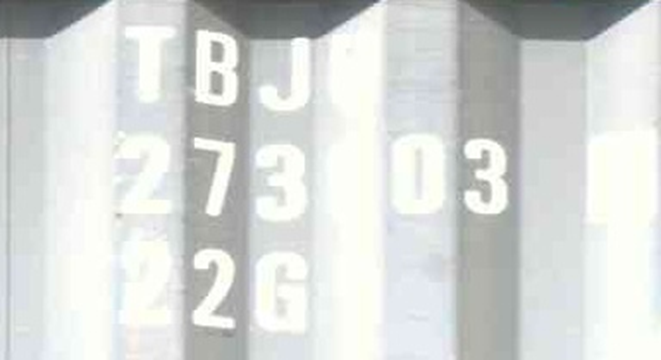
#> input picture Retinex/data/img.png, 661 x 360 px
$ python 1.ssr.py
#> lines starting #> are read from the running program, lines starting #| are printed output that depends on the picture
"""
@Name: 1.ssr_gamma.py
@Auth: Huohuo
@Date: 2023/3/11-13:03
@Desc:
@Ver :
code_idea
算法流程：
高斯滤波、对数、反对数Map、图像拉伸


"""
import cv2
import numpy as np

# function : i(x, y) = L(x, y) *R(x, y)
# 输入：src、滤波半径sigma
def SSR(src, ker_size=3, sigma=1.3):
    # calculate the gaussian filter result : L(x,y)
    img_L = cv2.GaussianBlur(src, (ker_size, ker_size), sigma)
    img_L = np.where(img_L == 0, 0.01, img_L)
    # --------Log[R(x,y)] = Log[I(x,y)]-Log[L(x,y)]----------
    # log_img_I = np.log10(src.copy().astype(np.float32))
    log_img_I = np.log10(src.copy())
    # log_img_L = np.log10(img_L.copy().astype(np.float32))
    log_img_L = np.log10(img_L.copy() + 0.01)
    log_img_R = log_img_I - log_img_L
    img_R = np.power(10, log_img_R)
    return img_R

def gray_stretch(img_gray_stretch):
    for i in range(img_gray_stretch.shape[2]):
        img_gray_stretch[:, :, i] = (img_gray_stretch[:, :, i] - np.min(img_gray_stretch[:, :, i])) / (np.max(img_gray_stretch[:, :, i]) - np.min(img_gray_stretch[:, :, i])) * 255
    # 通过线性变换将数据转换成8位[uint8]
    log_uint8 = cv2.convertScaleAbs(img_gray_stretch)
    return log_uint8

def adjust_gamma(new_imgs, gamma=10):
    board = np.zeros(new_imgs.shape)
    for i in range(new_imgs.shape[2]):
        board[:, :, i] = (new_imgs[:, :, i] - np.min(new_imgs[:, :, i])) / (np.max(new_imgs[:, :, i]) - np.min(new_imgs[:, :, i])) * 255
        board[:, :, i] = np.power(new_imgs[:, :, i], gamma)
    result = np.clip(board, 0, 255)
    return result


img = cv2.imread("data/img.png")
#> img is the input picture: shape (360, 661, 3); mean B, G, R 215.3, 217.6, 214.6
img_R = SSR(img, ker_size=0, sigma=15)      # [15, 80, 250]
#> in SSR, `img_L = cv2.GaussianBlur(src, (ker_size, ker_size), sigma)`:
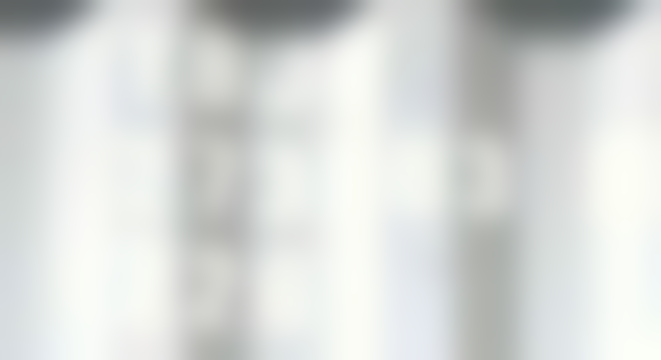
#> img_L: shape (360, 661, 3); mean B, G, R 215.3, 217.6, 214.7
#> in SSR, `log_img_I = np.log10(src.copy())`:
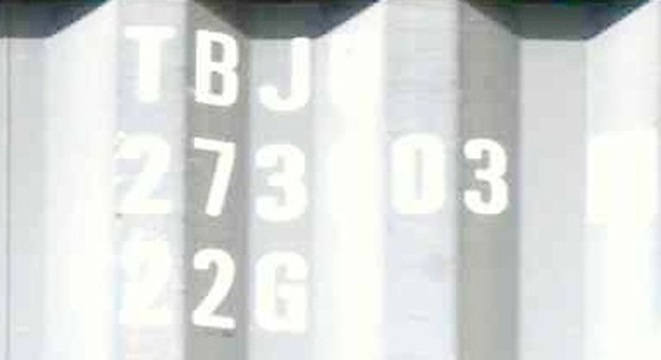
#> log_img_I: shape (360, 661, 3) float16; mean B, G, R 2.32, 2.33, 2.32; drawn with min black and max white
#> in SSR, `log_img_L = np.log10(img_L.copy() + 0.01)`:
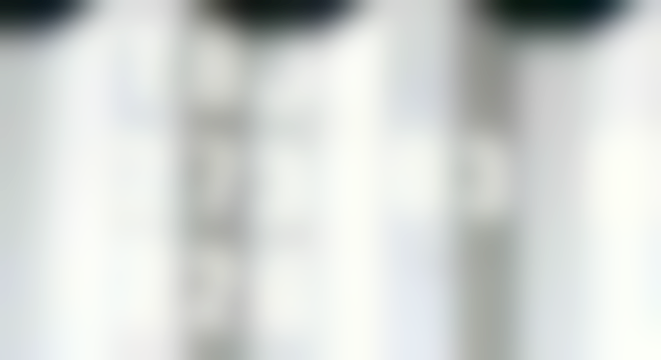
#> log_img_L: shape (360, 661, 3) float64; mean B, G, R 2.33, 2.33, 2.33; drawn with min black and max white
#> in SSR, `log_img_R = log_img_I - log_img_L`:
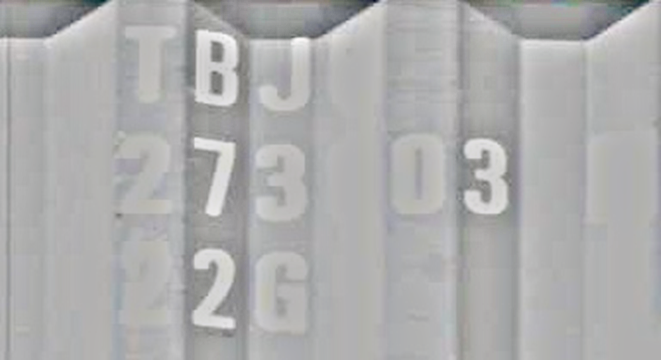
#> log_img_R: shape (360, 661, 3) float64; mean B, G, R -0.00335, -0.00353, -0.00378; drawn with min black and max white
#> in SSR, `img_R = np.power(10, log_img_R)`:
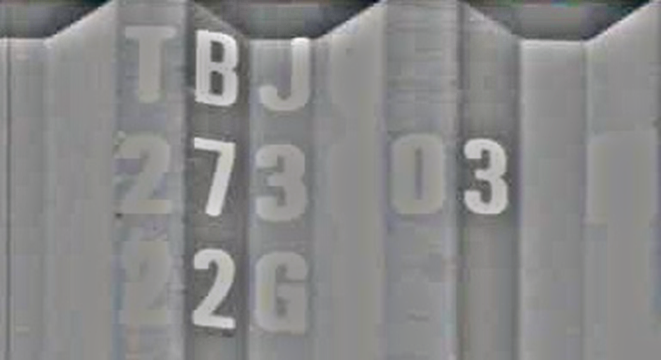
#> img_R: shape (360, 661, 3) float64; mean B, G, R 0.996, 0.995, 0.995; drawn with min black and max white
cv2.imshow("img_r",img_R)
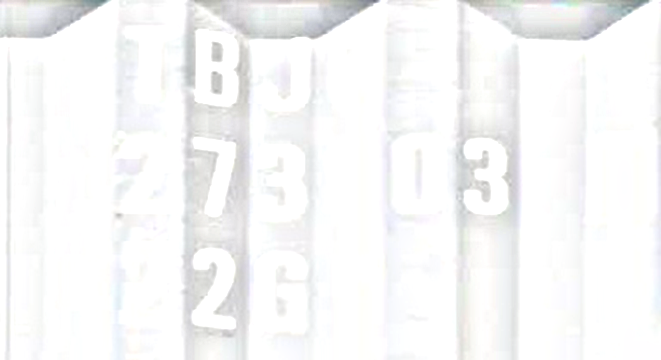
#> window 'img_r': shape (360, 661, 3); mean B, G, R 247.7, 247.5, 247.2
# img_R = cv2.cvtColor(img_R.astype(np.float32), cv2.COLOR_BGR2GRAY)
img_stretch = gray_stretch(img_R)
img_gamma = adjust_gamma(img_R)
#> after the loop in adjust_gamma, `for i in range(new_imgs.shape[2]):`:
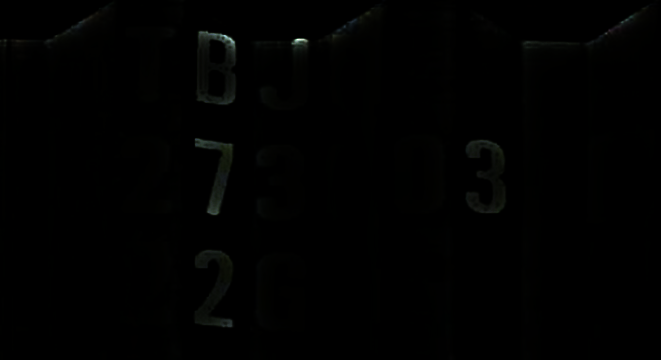
#> board: shape (360, 661, 3) float64; mean B, G, R 5.49e+21, 7.68e+21, 6.36e+21; drawn with min black and max white
cv2.imshow("img_stretch",img_stretch)
cv2.imshow("img_gamma",img_gamma)

cv2.imwrite("SSR_result/img_SSR.png", img_R)
cv2.imwrite("SSR_result/img_stretch.png", img_stretch)
cv2.imwrite("SSR_result/img_gamma.png", img_gamma)
cv2.waitKey(0)
